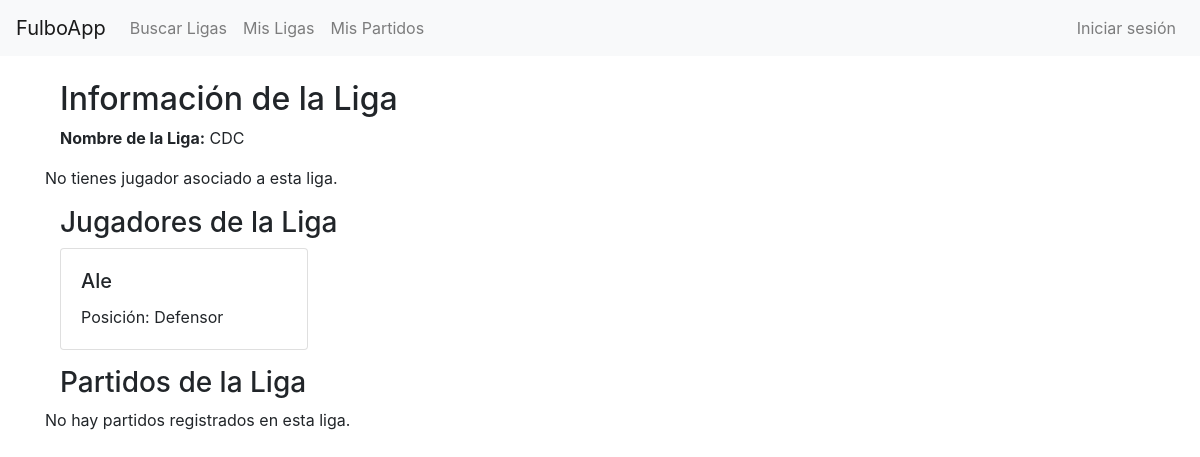
/AppFulbo/ligas/8/, run on the app's committed database.
### AppFulbo/models.py (models this page shows, shortened)
class Liga(models.Model):
    nombre_liga= models.CharField(max_length=15,unique=True)

class Jugador(models.Model):
    OPCIONES = [
        ('1', 'Arquero'),
        ('2', 'Defensor'),
        ('3', 'Mediocampista'),
        ('4', 'Delantero'),
    ]
    usuario = models.ForeignKey(settings.AUTH_USER_MODEL, null=True, blank=True, on_delete=models.CASCADE)
    apodo = models.CharField(max_length=15)
    posicion = models.CharField(max_length=1, choices=OPCIONES, null=True, blank=True)
    liga = models.ForeignKey(Liga, on_delete=models.CASCADE, related_name="jugadores")  # Liga a la que pertenece

### AppFulbo/views.py (the view)
# urls.py: path('ligas/<int:liga_id>/', views.ver_liga, name='ver_liga'),
def ver_liga(request, liga_id):
    liga = get_object_or_404(Liga, id=liga_id)
    mi_jugador = None
    if request.user.is_authenticated:
        mi_jugador = liga.jugadores.filter(usuario=request.user).first()
    context = {
        'liga': liga,
        'mi_jugador': mi_jugador,
    }
    return render(request, 'AppFulbo/ver_liga.html', context)

### AppFulbo/templates/AppFulbo/ver_liga.html
{% extends 'AppFulbo/base.html' %}
{% block content %}
<div class="container mt-4">
    <h2>Información de la Liga</h2>
    <p><strong>Nombre de la Liga:</strong> {{ liga.nombre_liga }}</p>
    <div class="row">
        {% if mi_jugador %}
        <div class="col-md-3 mb-3">
            <div class="card" style="border: 3px solid gold;">
              <div class="card-body">
                <h5 class="card-title">
                  {{ mi_jugador.apodo }}
                  <span class="badge bg-warning text-dark ms-2">Puntaje: {{ mi_jugador.puntaje }}</span>
                </h5>
                <p class="card-text">
                  Posición: {{ mi_jugador.get_posicion_display }}
                </p>
              </div>
            </div>
          </div>
        {% else %}
        <p>No tienes jugador asociado a esta liga.</p>
        {% endif %}
    </div>
    <h3>Jugadores de la Liga</h3>
    <div class="row">
        {% for jugador in liga.jugadores.all %}
            <div class="col-md-3 mb-3">
                <div class="card">
                    <div class="card-body">
                        <h5 class="card-title">{{ jugador.apodo }}</h5>
                        <p class="card-text">
                            Posición: {{ jugador.get_posicion_display }}
                        </p>
                    </div>
                </div>
            </div>
        {% empty %}
            <p>No hay jugadores asociados a esta liga.</p>
        {% endfor %}
    </div>
    <h3>Partidos de la Liga</h3>
    <div class="row">
        {% for partido in liga.partidos.all %}
            <div class="col-md-4 mb-3">
                <div class="card">
                    <div class="card-body">
                        <h5 class="card-title">Partido del {{ partido.fecha_partido|date:"d/m/Y" }}</h5>
                        <p class="card-text">
                            Cancha: {{ partido.cancha }}<br>
                        </p>
                    </div>
                </div>
            </div>
        {% empty %}
            <p>No hay partidos registrados en esta liga.</p>
        {% endfor %}
    </div>
</div>
{% endblock %}

### data on the page
Liga: nombre_liga "CDC"
Jugador: apodo "Ale", posicion "Defensor"
